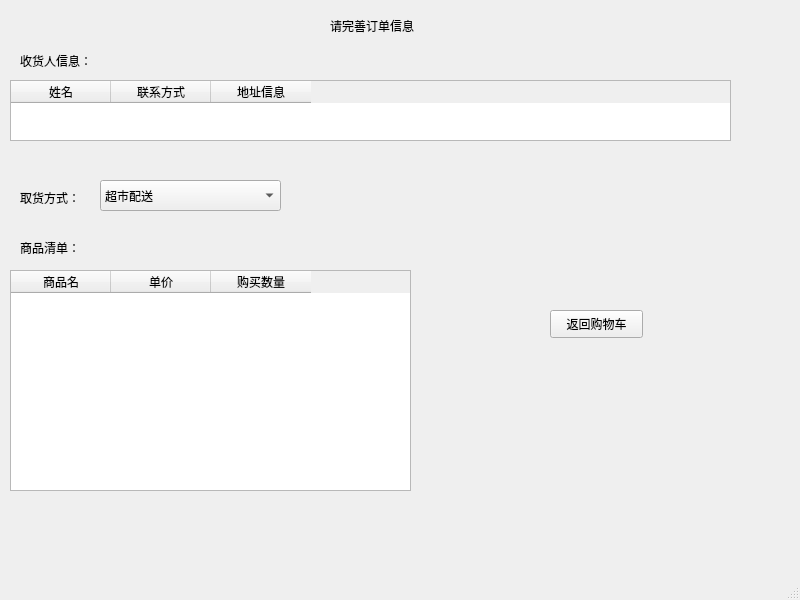
<?xml version="1.0" encoding="UTF-8"?>
<ui version="4.0">
 <class>MainWindow</class>
 <widget class="QMainWindow" name="MainWindow">
  <property name="geometry">
   <rect>
    <x>0</x>
    <y>0</y>
    <width>800</width>
    <height>600</height>
   </rect>
  </property>
  <property name="windowTitle">
   <string>MainWindow</string>
  </property>
  <widget class="QWidget" name="centralwidget">
   <widget class="QLabel" name="label">
    <property name="geometry">
     <rect>
      <x>20</x>
      <y>50</y>
      <width>91</width>
      <height>21</height>
     </rect>
    </property>
    <property name="text">
     <string>收货人信息：</string>
    </property>
   </widget>
   <widget class="QTableWidget" name="con_info">
    <property name="geometry">
     <rect>
      <x>10</x>
      <y>80</y>
      <width>721</width>
      <height>61</height>
     </rect>
    </property>
    <column>
     <property name="text">
      <string>姓名</string>
     </property>
    </column>
    <column>
     <property name="text">
      <string>联系方式</string>
     </property>
    </column>
    <column>
     <property name="text">
      <string>地址信息</string>
     </property>
    </column>
   </widget>
   <widget class="QLabel" name="label_2">
    <property name="geometry">
     <rect>
      <x>20</x>
      <y>190</y>
      <width>72</width>
      <height>15</height>
     </rect>
    </property>
    <property name="text">
     <string>取货方式：</string>
    </property>
   </widget>
   <widget class="QComboBox" name="methodBox">
    <property name="geometry">
     <rect>
      <x>100</x>
      <y>180</y>
      <width>181</width>
      <height>31</height>
     </rect>
    </property>
    <item>
     <property name="text">
      <string>超市配送</string>
     </property>
    </item>
    <item>
     <property name="text">
      <string>自行取货</string>
     </property>
    </item>
   </widget>
   <widget class="QLabel" name="label_3">
    <property name="geometry">
     <rect>
      <x>330</x>
      <y>10</y>
      <width>111</width>
      <height>31</height>
     </rect>
    </property>
    <property name="text">
     <string>请完善订单信息</string>
    </property>
   </widget>
   <widget class="QPushButton" name="cartBtn">
    <property name="geometry">
     <rect>
      <x>550</x>
      <y>310</y>
      <width>93</width>
      <height>28</height>
     </rect>
    </property>
    <property name="text">
     <string>返回购物车</string>
    </property>
   </widget>
   <widget class="QTableWidget" name="listTable">
    <property name="geometry">
     <rect>
      <x>10</x>
      <y>270</y>
      <width>401</width>
      <height>221</height>
     </rect>
    </property>
    <column>
     <property name="text">
      <string>商品名</string>
     </property>
    </column>
    <column>
     <property name="text">
      <string>单价</string>
     </property>
    </column>
    <column>
     <property name="text">
      <string>购买数量</string>
     </property>
    </column>
   </widget>
   <widget class="QLabel" name="label_4">
    <property name="geometry">
     <rect>
      <x>20</x>
      <y>240</y>
      <width>72</width>
      <height>15</height>
     </rect>
    </property>
    <property name="text">
     <string>商品清单：</string>
    </property>
   </widget>
  </widget>
  <widget class="QMenuBar" name="menubar">
   <property name="geometry">
    <rect>
     <x>0</x>
     <y>0</y>
     <width>800</width>
     <height>26</height>
    </rect>
   </property>
  </widget>
  <widget class="QStatusBar" name="statusbar"/>
 </widget>
 <resources/>
 <connections/>
</ui>
